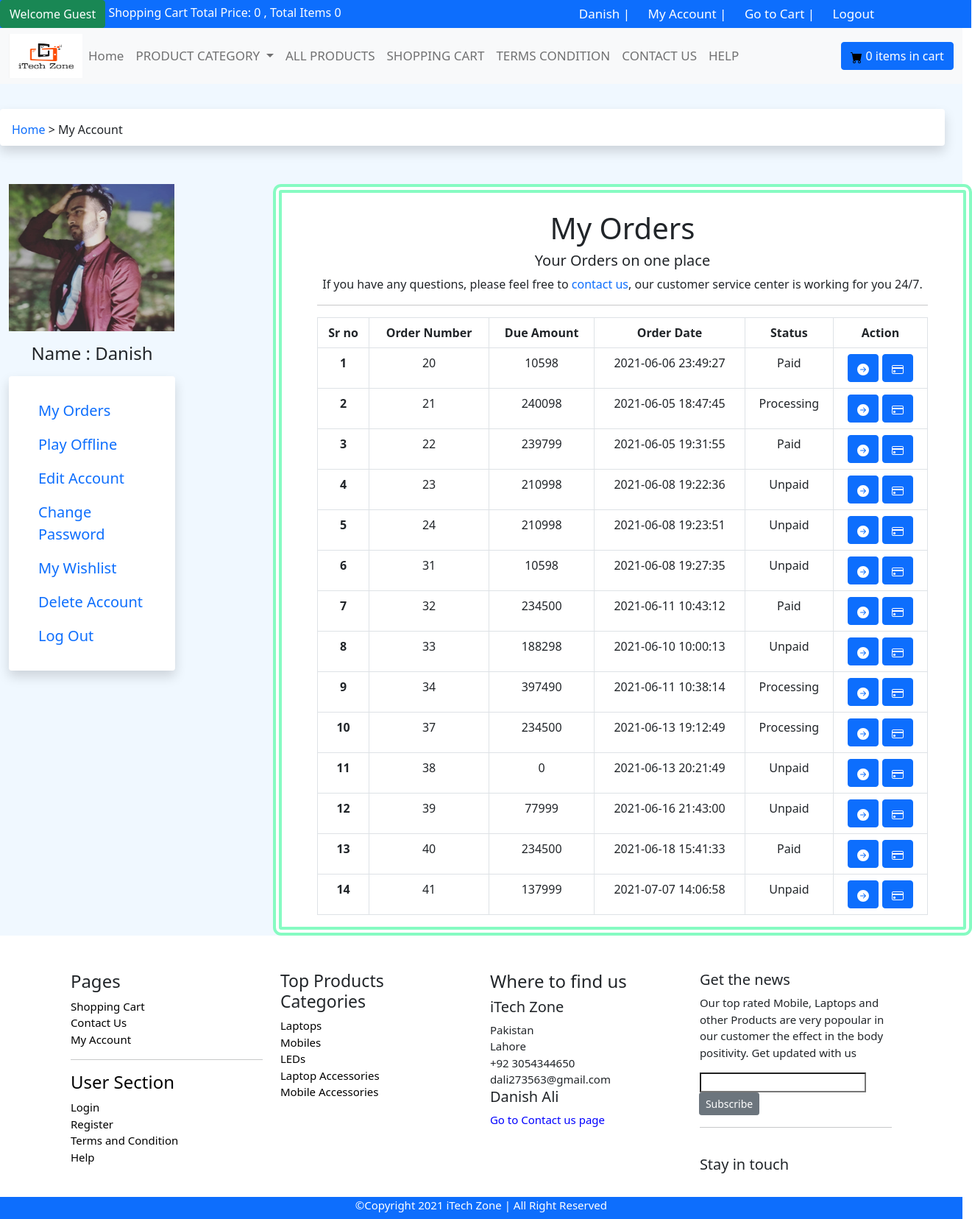
Page /my_account.php?my_orders (signed in) on the committed database.
### tables this page shows
CREATE TABLE `logo` (
  `logo_id` int(11) NOT NULL,
  `picture` varchar(100) NOT NULL,
  `date/time` datetime NOT NULL DEFAULT current_timestamp()
);

CREATE TABLE `orders` (
  `order_id` int(11) NOT NULL,
  `customer_id` int(11) NOT NULL,
  `amount` int(11) NOT NULL,
  `status` int(1) NOT NULL DEFAULT 0,
  `date/time` datetime NOT NULL DEFAULT current_timestamp()
);

CREATE TABLE `insert_product_category` (
  `id` int(11) NOT NULL,
  `title` varchar(40) NOT NULL,
  `category` tinyint(1) NOT NULL,
  `picture` varchar(100) NOT NULL,
  `date/time` datetime NOT NULL DEFAULT current_timestamp()
);

### my_orders.php (the view, shortened to what this page needs)
<div class="order_table text-center container">
                    <div class="mt-4">
                        <h1>My Orders</h1>
                    </div>
                    <h5>Your Orders on one place</h5>
                    <p>If you have any questions, please feel free to <a href="contact_us.php"
                            style="text-decoration: none;">contact us</a>, our customer service center is working for you
                        24/7.</p>
                    <div class="container-fluid">
                        <hr>
                        <table class="table table-bordered table-responsive">
                            <thead>
                                <tr>
                                    <th scope="col">Sr no</th>
                                    <th scope="col">Order Number</th>
                                    <th scope="col">Due Amount</th>
                                    <th scope="col">Order Date</th>
                                    <th scope="col">Status</th>
                                    <th scope="col">Action</th>
                                </tr>
                            </thead>
                            <tbody>
                                <?php
                                $customer_id = $_SESSION['id'];
                                $sql = "SELECT * FROM orders WHERE customer_id = '$customer_id' ";
                                $result = $conn->query($sql);
                                $sno = 1;
                                while($row = $result->fetch_assoc())
                                {
                            ?>
                                <tr>
                                    <th scope="row">
                                        <?= $sno ?>
                                    </th>
                                    <td>
                                        <?= $row['order_id'] ?>
                                    </td>
                                    <td>
                                        <?= $row['amount'] ?>
                                    </td>
                                    <td>
                                        <?= $row['date/time'] ?>
                                    </td>
                                    <td>
                                    <?php if($row['status'] == 0){
                                        echo "Unpaid";
                                    }
                                    elseif ($row['status'] == 1) {
                                        echo "Processing";
                                    }
                                    else{
                                        echo "Paid";
                                    }
                                    ?>
                                    </td>
                                    <td>
                                        <a href="order_details.php?order_detail=<?= $row['order_id']; ?>" class="btn btn-primary">
                                            <svg xmlns="http://www.w3.org/2000/svg" width="16" height="16" fill="currentColor" class="bi bi-arrow-right-circle-fill" viewBox="0 0 16 16">
                                                <path d="M8 0a8 8 0 1 1 0 16A8 8 0 0 1 8 0zM4.5 7.5a.5.5 0 0 0 0 1h5.793l-2.147 2.146a.5.5 0 0 0 .708.708l3-3a.5.5 0 0 0 0-.708l-3-3a.5.5 0 1 0-.708.708L10.293 7.5H4.5z"/>
                                            </svg>
                                        </a>
                                        <a href="my_account.php?payment=<?= $row['order_id'] ?>" class="btn btn-primary">
                                        </a>
                                    </td>
                                </tr>
                                <?php
                                $sno++;
                                }
                            ?>
                            </tbody>
                        </table>
                    </div>
                </div>
            </div>

### navbar.php (shortened to what this page needs)
<?php
    require_once('connection.php');
    $sql = "SELECT * FROM logo ORDER BY logo_id DESC LIMIT 1";
    $result = $conn->query($sql);
    $row = $result->fetch_assoc();
?>
<nav class="navbar navbar-expand-lg navbar-light bg-light">
    <div class="container-fluid">
        <img src="admin/aimages/<?php echo $row['picture']; ?>" alt="product" width="100" height="60">
        <div class="collapse navbar-collapse" id="navbarSupportedContent">
            <ul class="navbar-nav me-auto mb-2 mb-lg-0">
                <li class="nav-item ">
                    <a class="nav-link" aria-current="page " href="index.php">Home</a>
                </li>
                <li class="nav-item dropdown">
                    <a class="nav-link dropdown-toggle" href="#" id="navbarDropdown" role="button"
                        data-bs-toggle="dropdown" aria-expanded="false">
                        PRODUCT CATEGORY
                    </a>
                </li>
                <li class="nav-item ">
                    <a class="nav-link" aria-current="page " href="all_products.php">ALL PRODUCTS</a>
                </li>
                <li class="nav-item ">
                    <a class="nav-link" aria-current="page " href="cart.php">SHOPPING CART</a>
                </li>
                <li class="nav-item ">
                    <a class="nav-link" aria-current="page " href="terms.php">TERMS CONDITION</a>
                </li>
                <li class="nav-item ">
                    <a class="nav-link" aria-current="page " href="contact_us.php">CONTACT US</a>
                </li>
                <li class="nav-item ">
                    <a class="nav-link" aria-current="page " href="help.php">HELP</a>
                </li>
            </ul>
            <form class="d-flex">
                <a class="btn btn-primary" href="cart.php"><span><img src="images/cart-fill.svg "alt="Cart "></span>&nbsp;<?= $count; ?> items in cart</a>
            </form>
        </div>
    </div>
</nav>

### footer.php (shortened to what this page needs)
<footer>
    <div class="container">
    <div class="row">
        <div class="col-md-3 mb-2">
            <h4>Pages</h4>
            <a href="cart.php">Shopping Cart</a> <br>
            <a href="contact_us.php">Contact Us</a> <br>
            <a href="my_account.php?my_orders">My Account</a> <br>
            <hr>
            <h4><a href="User Section">User Section</a></h4>
            <a href="login.php">Login</a> <br>
            <a href="customer_registration.php">Register</a> <br>
            <a href="terms.php">Terms and Condition</a> <br>
            <a href="help.php">Help</a> <br>
        </div>
        <div class="col-md-3 mb-2">
            <h4 style="font-size: 23px;">Top Products Categories</h4>
            <?php
                require_once('connection.php');
                $sql = "SELECT * FROM insert_product_category";
                $result = $conn->query($sql);
                while($row = $result->fetch_assoc())
            {
            ?>
                <a href="<?= $row['title']; ?>"><?= $row['title']; ?></a> <br>
            <?php
                }
            ?>
        </div>
        <div class="col-md-3 mb-2">
            <h4>Where to find us</h4>
            <h5>iTech Zone</h5>
            <span>Pakistan</span> <br>
            <span>Lahore</span> <br>
            <span>+92 3054344650</span> <br>
            <span>dali273563@gmail.com</span> <br>
            <h5>Danish Ali</h5>
            <a href="contact_us.php" style="color: blue;">Go to Contact us page</a>
        </div>
        <div class="col-md-3 mb-2">
            <h5>Get the news</h5>
            <p>Our top rated Mobile, Laptops and other Products are very popoular in our customer the effect in the body positivity. Get updated with us</p>
            <div class="input-group">
                <input type="text">
                <div class="input-group-append">
                    <button class="btn btn-secondary btn-sm">Subscribe</button>
                </div>
            </div>
            <hr>
            <br>
            <h5>Stay in touch</h5>
        </div>
    </div>
    </div>
</footer>
<footer class="my-3 mb-0 bg-primary" style="height: 30px; color: white;">
        <p class="text-center my-0">&copy;Copyright 2021 iTech Zone | All Right Reserved</p>
</footer>

### css/style.css (style rules this page uses)
* { margin: 0px; padding: 0px; }
body { width: 99%; }
nav a { color: white; text-decoration: none; padding: 2px 10px; font-size: 17px; }
.line a { text-decoration: none; color: black; }
.order_table { background-color: white; border: 12px double rgba(100, 250, 177, 0.78); border-radius: 11px; width: 950px; }

### rows in the picture
logo: picture (picture)
orders: order_id "20", amount "10598", value "2021-06-06 23:49:27", status "Paid"
orders: order_id "21", amount "240098", value "2021-06-05 18:47:45", status "Processing"
orders: order_id "22", amount "239799", value "2021-06-05 19:31:55", status "Paid"
orders: order_id "23", amount "210998", value "2021-06-08 19:22:36", status "Unpaid"
orders: order_id "24", amount "210998", value "2021-06-08 19:23:51", status "Unpaid"
orders: order_id "31", amount "10598", value "2021-06-08 19:27:35", status "Unpaid"
orders: order_id "32", amount "234500", value "2021-06-11 10:43:12", status "Paid"
orders: order_id "33", amount "188298", value "2021-06-10 10:00:13", status "Unpaid"
orders: order_id "34", amount "397490", value "2021-06-11 10:38:14", status "Processing"
orders: order_id "37", amount "234500", value "2021-06-13 19:12:49", status "Processing"
orders: order_id "38", amount "0", value "2021-06-13 20:21:49", status "Unpaid"
orders: order_id "39", amount "77999", value "2021-06-16 21:43:00", status "Unpaid"
orders: order_id "40", amount "234500", value "2021-06-18 15:41:33", status "Paid"
orders: order_id "41", amount "137999", value "2021-07-07 14:06:58", status "Unpaid"
insert_product_category: title "Laptops"
insert_product_category: title "Mobiles"
insert_product_category: title "LEDs"
insert_product_category: title "Laptop Accessories"
insert_product_category: title "Mobile Accessories"

### other values in the picture
$count "0"
$_SESSION['name'] "Danish"
$location "My Account"
